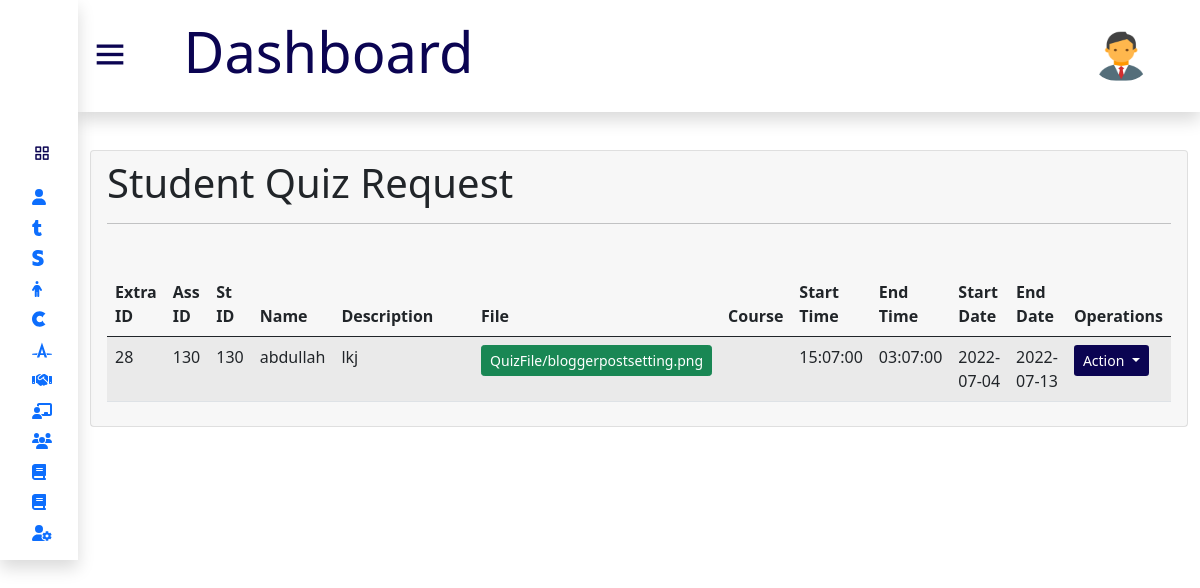
Screenshot of /admin/adminStudentTab.php (signed in) with the database file from the repository.
### tables this page shows
CREATE TABLE `student_xtra_quiz` (
  `id` int(11) NOT NULL,
  `stu_id` int(11) NOT NULL,
  `quiz_id` int(11) NOT NULL,
  `course` varchar(255) NOT NULL,
  `name` varchar(255) NOT NULL,
  `description` text NOT NULL,
  `stu_file` varchar(255) NOT NULL,
  `start_time` time NOT NULL,
  `end_time` time NOT NULL,
  `start_date` date NOT NULL,
  `end_date` date NOT NULL,
  `activity` varchar(255) NOT NULL DEFAULT 'quiz',
  `status` varchar(255) NOT NULL DEFAULT 'pending',
  `date` date NOT NULL,
  `fee` varchar(255) NOT NULL
);

### admin/quizStudent.php (the view, shortened to what this page needs)
<div class="card-body table-responsive p-0">
   <div class="row">
      <div class="col-lg-12">
         <table id="example" class="table table-striped  mx-10">
            <thead>
               <tr>
                  <th>Extra ID</th>
                  <th>Ass ID</th>
                  <th>St ID</th>
                  <th>Name</th>
                  <th>Description</th>
                  <th>File</th>
                  <th>Course</th>
                  <th>Start Time</th>
                  <th>End Time</th>
                  <th>Start Date</th>
                  <th>End Date</th>
                  <th>Operations</th>
               </tr>
            </thead>
            <tbody>
               <?php
               $query = mysqli_query($conn, "select * from student_xtra_quiz where status='pending'");
               if ($query) {
                  while ($row = mysqli_fetch_assoc($query)) {
                     $course_id = $row['course'];
                     $sel_course = mysqli_query($conn, "select * from admin_course where id='$course_id'");
                     $crow = mysqli_fetch_assoc($sel_course);
                     $course_name = $crow['name'];
               ?>
                     <tr>
                        <td><?php echo $row['id']; ?></td>
                        <td><?php echo $row['quiz_id']; ?></td>
                        <td><?php echo $row['stu_id']; ?></td>
                        <td><?php echo $row['name']; ?></td>
                        <td style="width:200px;"><?php echo $row['description']; ?></td>
                        <td><a href="../student/<?php echo $row['stu_file']; ?>" download class="btn btn-success btn-sm"><?php echo $row['stu_file']; ?> </a></td>
                        <td><?php echo $course_name; ?></td>
                        <td><?php echo $row['start_time']; ?></td>
                        <td><?php echo $row['end_time']; ?></td>
                        <td><?php echo $row['start_date']; ?></td>
                        <td><?php echo $row['end_date']; ?></td>
                        <td>
                           <div class="action">
                              <button class="btn btnaction btn-sm dropdown-toggle" type="button" data-bs-toggle="dropdown" aria-expanded="false">
                                 Action
                              </button>
                           </div>
                        </td>
                     </tr>
                  <?php
                  }
               }
               ?>
            </tbody>
         </table>
      </div>
   </div>
</div>

### admin/css/styles.css (style rules this page uses)
* { margin: 0; padding: 0; box-sizing: border-box; font-family:'Segoe UI', Tahoma, Geneva, Verdana, sans-serif; }
.action .btnaction { background-color: #0B0452; color: white; }

### rows the page displays
student_xtra_quiz: id "28", quiz "130", stu "130", name "abdullah", description "lkj", stu_file "QuizFile/bloggerpostsetting.png", start_time "15:07:00", end_time "03:07:00", start_date "2022-07-04", end_date "2022-07-13"
